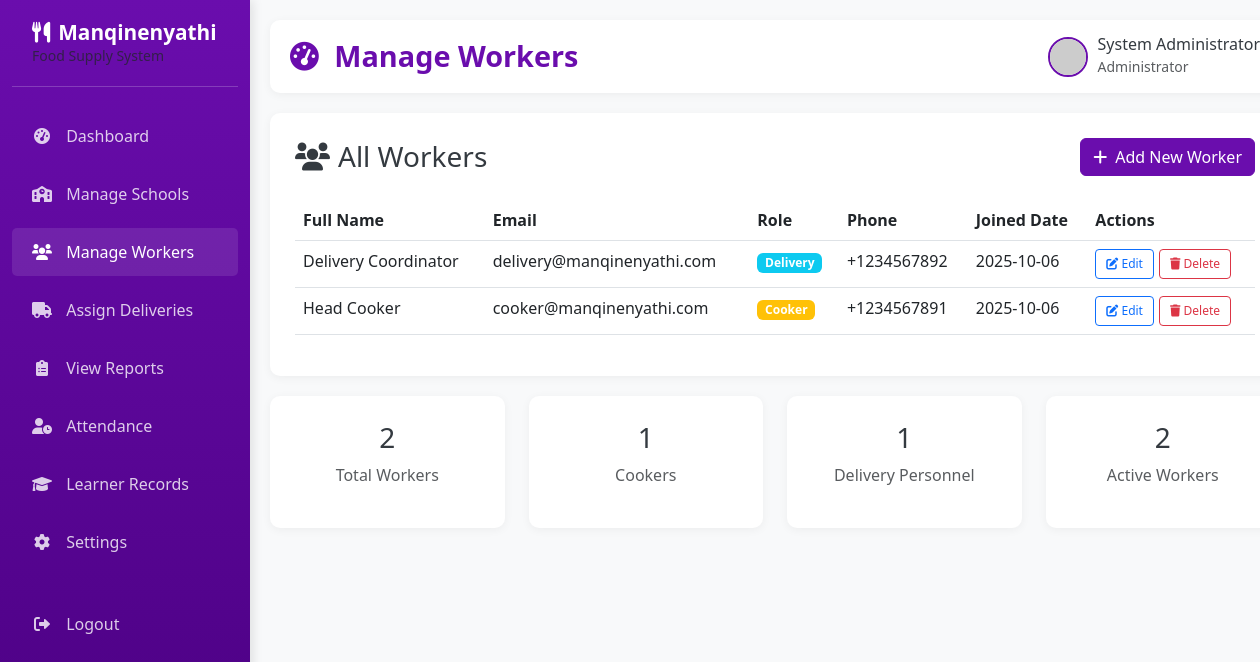
Screenshot of /admin/workers (signed in) with the database file from the repository.
### app.py (models this page shows, shortened)
class User(db.Model):
    __tablename__ = 'users'
    user_id = db.Column(db.Integer, primary_key=True)
    full_name = db.Column(db.String(100), nullable=False)
    email = db.Column(db.String(100), unique=True, nullable=False)
    password = db.Column(db.String(255), nullable=False)
    role = db.Column(db.Enum('admin', 'cooker', 'delivery'), nullable=False)
    phone = db.Column(db.String(20))
    created_at = db.Column(db.DateTime, default=datetime.utcnow)
    deliveries = db.relationship('Delivery', backref='delivery_guy', foreign_keys='Delivery.delivery_guy_id')
    attendance = db.relationship('Attendance', backref='cooker', foreign_keys='Attendance.cooker_id')
    learners = db.relationship('Learner', backref='cooker', foreign_keys='Learner.cooker_id')

### app.py (the view)
@app.route('/admin/workers')
def manage_workers():
    if session.get('role') != 'admin':
        return redirect(url_for('home'))
    workers = User.query.filter(User.role.in_(['cooker', 'delivery'])).order_by(User.full_name).all()
    return render_template('manage_workers.html', workers=workers)

### templates/manage_workers.html (shortened to what this page needs)
{% extends "admin_base.html" %}
{% block page_title %}Manage Workers{% endblock %}
{% block content %}
<div class="content-card">
    <div class="d-flex justify-content-between align-items-center mb-4">
        <h3 class="mb-0"><i class="fas fa-users me-2"></i>All Workers</h3>
        <a href="{{ url_for('add_worker') }}" class="btn btn-primary">
            <i class="fas fa-plus me-1"></i> Add New Worker
        </a>
    </div>
    {% if workers %}
    <div class="table-responsive">
        <table class="table table-hover">
            <thead>
                <tr>
                    <th>Full Name</th>
                    <th>Email</th>
                    <th>Role</th>
                    <th>Phone</th>
                    <th>Joined Date</th>
                    <th>Actions</th>
                </tr>
            </thead>
            <tbody>
                {% for worker in workers %}
                <tr>
                    <td>{{ worker.full_name }}</td>
                    <td>{{ worker.email }}</td>
                    <td>
                        <span class="badge {% if worker.role == 'cooker' %}bg-warning{% else %}bg-info{% endif %}">
                            {{ worker.role|title }}
                        </span>
                    </td>
                    <td>{{ worker.phone }}</td>
                    <td>{{ worker.created_at.strftime('%Y-%m-%d') }}</td>
                    <td>
                        <div class="action-buttons">
                            <a href="{{ url_for('edit_worker', worker_id=worker.user_id) }}" class="btn btn-outline-primary btn-sm">
                                <i class="fas fa-edit"></i> Edit
                            </a>
                            <form action="{{ url_for('delete_worker', worker_id=worker.user_id) }}" method="POST" class="d-inline">
                                <button type="submit" class="btn btn-outline-danger btn-sm" onclick="return confirm('Are you sure you want to delete this worker?')">
                                    <i class="fas fa-trash"></i> Delete
                                </button>
                            </form>
                        </div>
                    </td>
                </tr>
                {% endfor %}
            </tbody>
        </table>
    </div>
    {% endif %}
</div>
<div class="row">
    <div class="col-md-3">
        <div class="content-card text-center">
            <h3>{{ workers|length }}</h3>
            <p class="text-muted">Total Workers</p>
        </div>
    </div>
    <div class="col-md-3">
        <div class="content-card text-center">
            <h3>{{ workers|selectattr('role', 'equalto', 'cooker')|list|length }}</h3>
            <p class="text-muted">Cookers</p>
        </div>
    </div>
    <div class="col-md-3">
        <div class="content-card text-center">
            <h3>{{ workers|selectattr('role', 'equalto', 'delivery')|list|length }}</h3>
            <p class="text-muted">Delivery Personnel</p>
        </div>
    </div>
    <div class="col-md-3">
        <div class="content-card text-center">
            <h3>{{ workers|length }}</h3>
            <p class="text-muted">Active Workers</p>
        </div>
    </div>
</div>
{% endblock %}

### templates/admin_base.html (style rules this page uses)
:root { --primary-purple: #6a0dad; --light-purple: #8a2be2; --dark-purple: #4b0082; --accent-purple: #9370db; --white: #ffffff; --light-gray: #f8f9fa; --medium-gray: #e9ecef; --dark-gray: #6c757d; --text-dark: #343a40; }
body { font-family: 'Segoe UI', Tahoma, Geneva, Verdana, sans-serif; background-color: var(--light-gray); color: var(--text-dark); }
.content-card { background-color: var(--white); border-radius: 10px; box-shadow: 0 2px 10px rgba(0, 0, 0, 0.05); padding: 25px; margin-bottom: 20px; }
.btn-primary { background-color: var(--primary-purple); border-color: var(--primary-purple); }

### templates/manage_workers.html (style rules this page uses)
.action-buttons { display: flex; gap: 5px; }
.btn-sm { padding: 5px 10px; font-size: 12px; }
.badge { font-size: 0.75em; padding: 0.35em 0.65em; }

### rows the page displays
User: full_name "Delivery Coordinator", email "delivery@manqinenyathi.com", role "Delivery", phone "+1234567892", created_at "2025-10-06"
User: full_name "Head Cooker", email "cooker@manqinenyathi.com", role "Cooker", phone "+1234567891", created_at "2025-10-06"

### other values shown
{{ session.get('username', 'Admin User') }} "System Administrator"
{{ workers|length }} "2"
{{ workers|selectattr('role', 'equalto', 'cooker')|list|length }} "1"
{{ workers|selectattr('role', 'equalto', 'delivery')|list|length }} "1"
